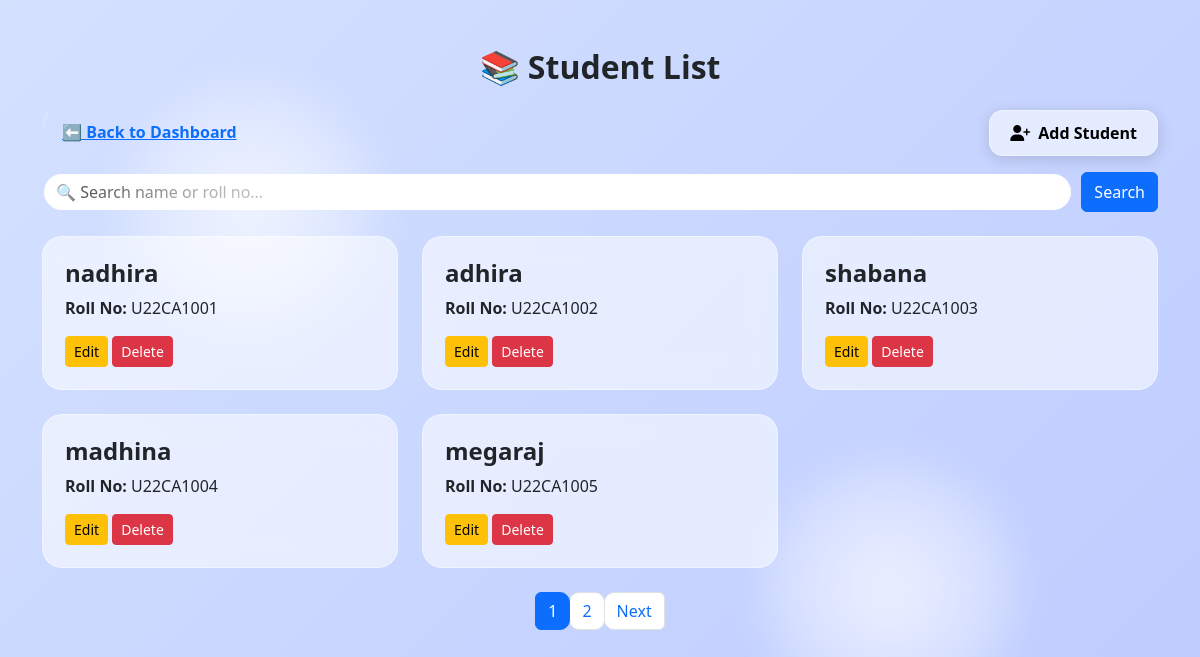
The page /students/ on the database its author committed.
### students/models.py (models this page shows, shortened)
class Student(models.Model):
    name = models.CharField(max_length=100)
    roll_no = models.CharField(max_length=20, unique=True)

### students/views.py (the view)
# urls.py: path("", views.student_list, name="student_list"),
def student_list(request):
    query = request.GET.get('q', '')  # search key
    students = Student.objects.filter(name__icontains=query) | Student.objects.filter(roll_no__icontains=query)
    paginator = Paginator(students, 5)  # 5 students per page
    page_number = request.GET.get('page')
    page_obj = paginator.get_page(page_number)
    context = {
        'page_obj': page_obj,
        'query': query,
    }
    return render(request, 'students/student_list.html', context)

### templates/students/student_list.html (shortened to what this page needs)
{% load static %}
<!DOCTYPE html>
<html lang="en">
<head>
<link href="https://cdn.jsdelivr.net/npm/bootstrap@5.3.2/dist/css/bootstrap.min.css" rel="stylesheet">
<link rel="stylesheet" href="https://cdnjs.cloudflare.com/ajax/libs/font-awesome/6.5.0/css/all.min.css">
</head>
<body>
<div class="container mt-5">
    <h2 class="text-center mb-4 fw-bold title-animate">
        📚 Student List
    </h2>
    <div class="d-flex justify-content-between mb-3">
        <a href="{% url 'admin_dashboard' %}"
           class="btn-dashboard btn-animate">⬅ Back to Dashboard</a>
        <a href="{% url 'create_student' %}" class="btn-add">
            <i class="fas fa-user-plus me-2"></i> Add Student
        </a>
    </div>
    <form method="GET" class="mb-4 d-flex">
        <input type="text" name="q"
               class="form-control me-2 search-bar"
               placeholder="🔍 Search name or roll no…"
               value="{{ query }}">
        <button class="btn btn-primary btn-animate">Search</button>
    </form>
    <div class="row g-4">
        {% for student in page_obj %}
        <div class="col-md-4">
            <div class="student-card">
                <h4 class="fw-bold">{{ student.name }}</h4>
                <p class="mb-1"><strong>Roll No:</strong> {{ student.roll_no }}</p>
                <div class="mt-3">
                    <a href="{% url 'edit_student' student.id %}"
                       class="btn btn-warning btn-sm btn-animate">Edit</a>
                    <a href="{% url 'delete_student' student.id %}"
                       class="btn btn-danger btn-sm btn-animate"
                       onclick="return confirm('Delete this student?')">Delete</a>
                </div>
            </div>
        </div>
        {% empty %}
        <p class="text-center mt-4 fw-bold">No students found.</p>
        {% endfor %}
    </div>
    <nav class="mt-4">
        <ul class="pagination justify-content-center">
            {% for num in page_obj.paginator.page_range %}
                {% if page_obj.number == num %}
                <li class="page-item active"><a class="page-link">{{ num }}</a></li>
                {% else %}
                <li class="page-item"><a class="page-link" href="?q={{ query }}&page={{ num }}">{{ num }}</a></li>
                {% endif %}
            {% endfor %}
            {% if page_obj.has_next %}
            <li class="page-item">
                <a class="page-link" href="?q={{ query }}&page={{ page_obj.next_page_number }}">Next</a>
            </li>
            {% endif %}
        </ul>
    </nav>
</div>
</body>
</html>

### templates/students/student_list.html (style rules this page uses)
body { margin: 0; background: linear-gradient(135deg, #d4e1ff, #b8c6ff, #d0f0ff, #c7d9ff); background-size: 400% 400%; animation: gradientShift 16s ease infinite; overflow-x: hidden; }
body::before, body::after { content: ""; position: fixed; width: 260px; height: 260px; background: radial-gradient(circle, rgba(255,255,255,0.7), transparent); border-radius: 50%; filter: blur(20px); animation: floatBubble 12s infinite ease-in-out; }
body::before { top: 10%; left: 10%; }
body::after { bottom: 10%; right: 15%; }
.title-animate { animation: fadeDown 1s ease forwards; }
.student-card { background: rgba(255, 255, 255, 0.55); backdrop-filter: blur(14px); border-radius: 20px; padding: 22px; transition: 0.35s; border: 1px solid rgba(255,255,255,0.4); }
.btn-add { padding: 10px 20px; font-weight: 600; border-radius: 14px; display: inline-flex; align-items: center; backdrop-filter: blur(14px); background: rgba(255, 255, 255, 0.55); border: 1px solid rgba(255,255,255,0.4); color: #000; box-shadow: 0 3px 15px rgba(0,0,0,0.15); text-decoration: none; transition: 0.3s ease-in-out; }
.btn-dashboard { font-weight: 600; border-radius: 12px; padding: 10px 20px; position: relative; overflow: hidden; transition: all 0.3s ease-in-out; }
.btn-dashboard::before { content: ""; position: absolute; top: 0; left: -100%; width: 100%; height: 100%; background: rgba(255,255,255,0.15); transform: skewX(-20deg); transition: 0.5s; }
.search-bar { border-radius: 30px; transition: 0.3s ease; border: 2px solid transparent; }
.btn-animate { transition: 0.25s ease; }
.pagination .page-link { border-radius: 10px; transition: 0.3s ease; }

### rows shown on the page
Student: name "nadhira", roll_no "U22CA1001"
Student: name "adhira", roll_no "U22CA1002"
Student: name "shabana", roll_no "U22CA1003"
Student: name "madhina", roll_no "U22CA1004"
Student: name "megaraj", roll_no "U22CA1005"

### other values the page prints
{{ num }} "1"
{{ num }} "2"
